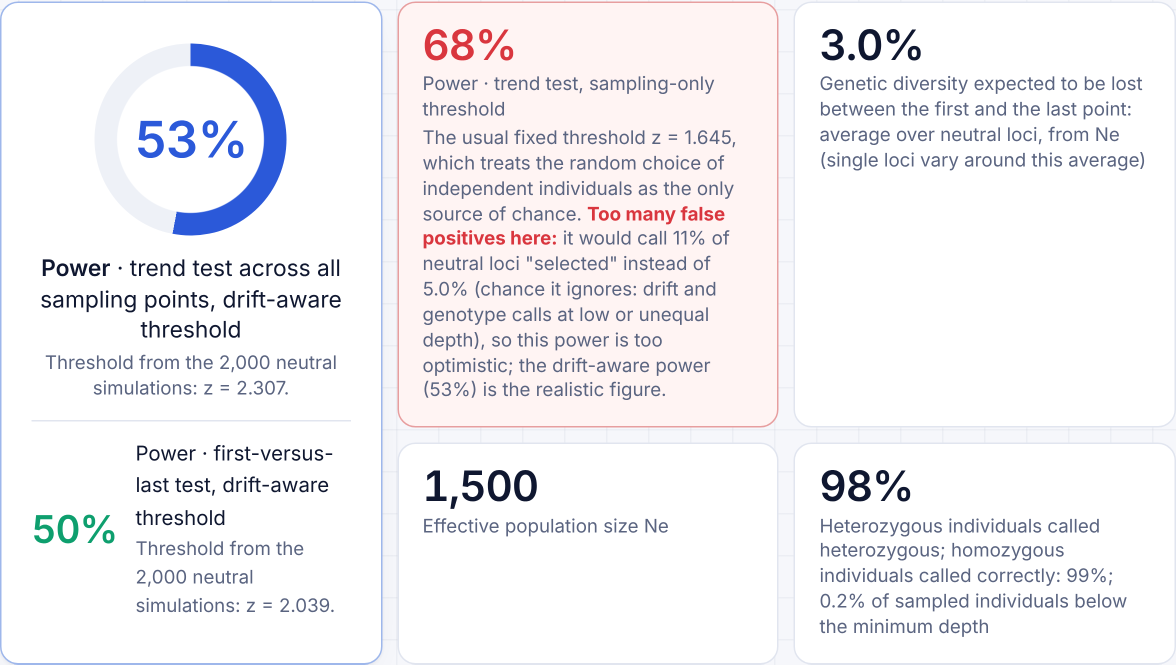
#> input picture paper/figures/Figure1a.png, 2352 x 1329 px, found by its file name (shown at 1/2 size); its folder holds 4 pictures in this run
$ python assemble_figure1.py Figure1a.png
#> lines starting #> are read from the running program, lines starting #| are printed output that depends on the picture
#################################################################################
# Assemble Figure 1 from the five panels saved by make_figure1.js               #
#                                                                               #
# Layout: two columns of equal width.                                           #
#   left  : a (result tiles), then c (power curve)                              #
#   right : b (distribution of Z), then d (sample-size planner) with e (allele  #
#           trajectories) below d                                               #
# Every panel is scaled to the same width, so that the text has about the same  #
# size everywhere. The panel letters are written at the top left of each panel. #
#                                                                               #
# Called by make_figure1.js. To run it alone, from the repository root:         #
#   python3 paper/figures/assemble_figure1.py paper/figures                     #
#################################################################################


#########################
# Load the dependencies #
#########################
import sys                                    # To read the argument of the command line
import os                                     # To build file names
from PIL import Image, ImageDraw, ImageFont   # Pillow: to open, resize, paste and write on images


########################
# Read the five panels #
########################
D = sys.argv[1]                               # Folder that contains Figure1a.png ... Figure1e.png
P = {k: Image.open(os.path.join(D, 'Figure1%s.png' % k)).convert('RGB') for k in 'abcde'}   # The five panels, by letter
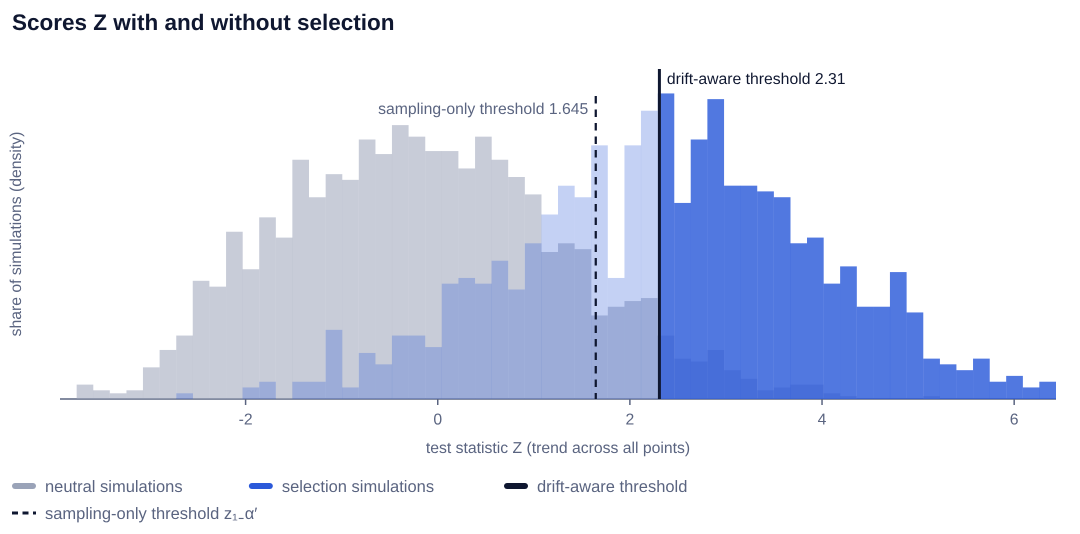
#> input picture paper/figures/Figure1b.png, 2160 x 1068 px, found by its file name (shown at 1/2 size)
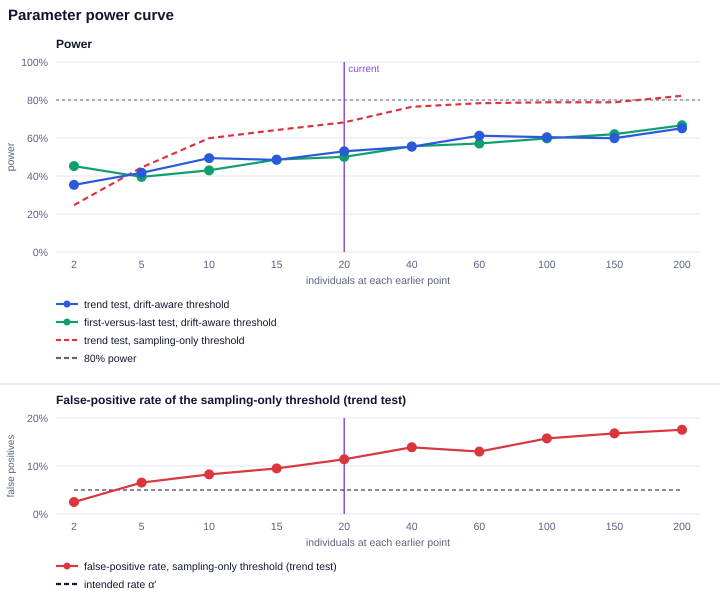
#> input picture paper/figures/Figure1c.png, 2160 x 1794 px, found by its file name (shown at 1/3 size)
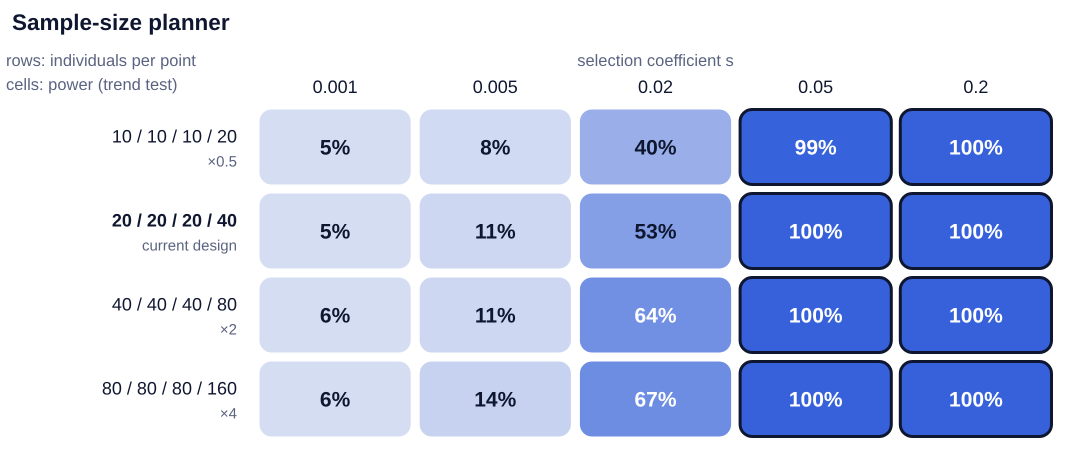
#> input picture paper/figures/Figure1d.png, 2160 x 906 px, found by its file name (shown at 1/2 size)
#> (the run stopped early here; a loop or call above may not have finished)
